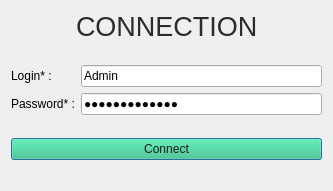
<?xml version="1.0" encoding="UTF-8"?>
<ui version="4.0">
 <class>DialogConnexion</class>
 <widget class="QDialog" name="DialogConnexion">
  <property name="geometry">
   <rect>
    <x>0</x>
    <y>0</y>
    <width>333</width>
    <height>191</height>
   </rect>
  </property>
  <property name="windowTitle">
   <string>Connexion</string>
  </property>
  <layout class="QVBoxLayout" name="verticalLayout">
   <item>
    <layout class="QHBoxLayout" name="horizontalLayout">
     <item>
      <spacer name="horizontalSpacer_2">
       <property name="orientation">
        <enum>Qt::Horizontal</enum>
       </property>
       <property name="sizeHint" stdset="0">
        <size>
         <width>40</width>
         <height>20</height>
        </size>
       </property>
      </spacer>
     </item>
     <item>
      <widget class="QLabel" name="labelConnexion">
       <property name="font">
        <font>
         <pointsize>20</pointsize>
        </font>
       </property>
       <property name="toolTip">
        <string/>
       </property>
       <property name="styleSheet">
        <string notr="true">color: rgb(41, 45, 48);</string>
       </property>
       <property name="text">
        <string>CONNECTION</string>
       </property>
      </widget>
     </item>
     <item>
      <spacer name="horizontalSpacer">
       <property name="orientation">
        <enum>Qt::Horizontal</enum>
       </property>
       <property name="sizeHint" stdset="0">
        <size>
         <width>40</width>
         <height>20</height>
        </size>
       </property>
      </spacer>
     </item>
    </layout>
   </item>
   <item>
    <spacer name="verticalSpacer">
     <property name="orientation">
      <enum>Qt::Vertical</enum>
     </property>
     <property name="sizeHint" stdset="0">
      <size>
       <width>20</width>
       <height>40</height>
      </size>
     </property>
    </spacer>
   </item>
   <item>
    <layout class="QFormLayout" name="formLayout">
     <item row="0" column="0">
      <widget class="QLabel" name="labelLogin">
       <property name="text">
        <string>Login* :</string>
       </property>
      </widget>
     </item>
     <item row="0" column="1">
      <widget class="QLineEdit" name="lineEditLogin">
       <property name="text">
        <string>Admin</string>
       </property>
      </widget>
     </item>
     <item row="1" column="0">
      <widget class="QLabel" name="labelPass">
       <property name="text">
        <string>Password* :</string>
       </property>
      </widget>
     </item>
     <item row="1" column="1">
      <widget class="QLineEdit" name="lineEditPass">
       <property name="text">
        <string>XITgfUibs1456</string>
       </property>
       <property name="echoMode">
        <enum>QLineEdit::Password</enum>
       </property>
      </widget>
     </item>
    </layout>
   </item>
   <item>
    <spacer name="verticalSpacer_2">
     <property name="orientation">
      <enum>Qt::Vertical</enum>
     </property>
     <property name="sizeHint" stdset="0">
      <size>
       <width>20</width>
       <height>40</height>
      </size>
     </property>
    </spacer>
   </item>
   <item>
    <widget class="QPushButton" name="pushButton">
     <property name="styleSheet">
      <string notr="true">background-color: rgb(46, 194, 126);
color: rgb(27, 27, 29);</string>
     </property>
     <property name="text">
      <string>Connect</string>
     </property>
    </widget>
   </item>
   <item>
    <widget class="QLabel" name="labelError">
     <property name="styleSheet">
      <string notr="true">color: red;</string>
     </property>
     <property name="text">
      <string/>
     </property>
    </widget>
   </item>
  </layout>
 </widget>
 <resources/>
 <connections/>
</ui>
